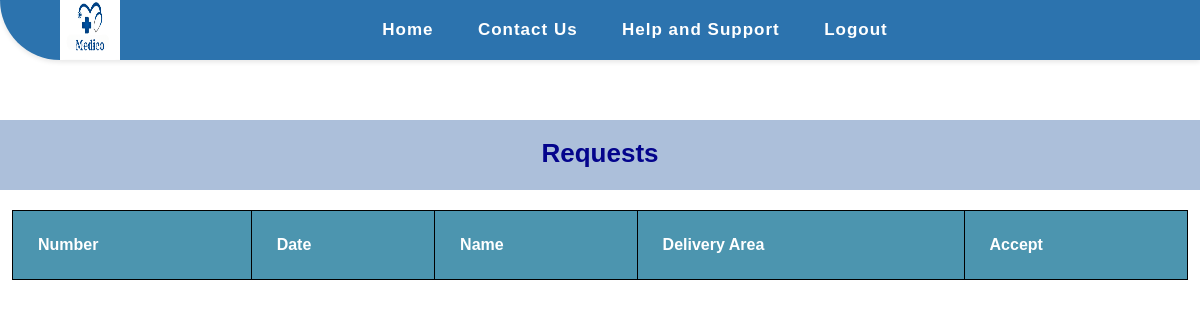
Page /requests.php (signed in) on the earlier database version.
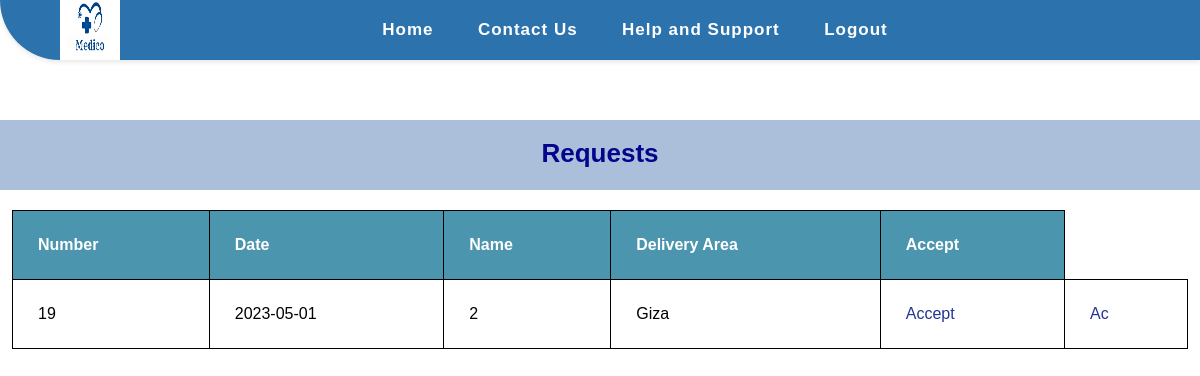
Same page on the later database version.
### tables this page shows
CREATE TABLE `images` (
  `id` int(11) NOT NULL,
  `patient_id` int(11) NOT NULL,
  `patient_address` varchar(255) NOT NULL,
  `date_of_order` date NOT NULL,
  `time_of_order` time NOT NULL,
  `image` mediumtext NOT NULL,
  `activity` varchar(255) NOT NULL
);

### requests.php (the view, shortened to what this page needs)
<?php
include "shared/conn.php";
if (isset($_SESSION['pharmacy'])) {
    $select = "SELECT * FROM `images` WHERE activity = 'yes' ";
    $sel = mysqli_query($connect , $select);
    ?>
<!DOCTYPE html>
<html lang="en">
<head>
    <link rel="stylesheet" href="CSS/footer.css">
    <link rel="stylesheet" href="CSS/pharmacy's view.css">
</head>
<body>
    <nav>
        <div class="logo">
            <a href="#"><img src="Images/medico.png" alt="Medico Logo"></a>
        </div>
        <ul class="nav-links">
            <li><a href="home.html">Home</a></li>
            <li><a href="#">Contact Us</a></li>
            <li><a href="#">Help and Support</a></li>
            <li><a href="home.html">Logout</a></li>
        </ul>
    </nav>
    <h1 class="h1_text" id="Requests">Requests</h1>
    <table>
        <thead>
            <tr>
                <th>Number</th>
                <th>Date</th>
                <th>Name</th>
                <th>Delivery Area</th>
                <th>Accept</th>
            </tr>
        </thead>
        <tbody>
            <?php foreach($sel as $s){  ?>
            <tr>
                <td><?php echo $s['id']; ?></td>
                <td><?php echo $s['date_of_order']; ?></td>
                <td><?php echo $s['patient_id']; ?></td>
                <td><?php echo $s['patient_address']; ?></td>
                <td><a href="sending_order_accepted.php?send=<?php echo $s['id']; ?>">Accept</a></td>
                <td><a href="requests.php?delete=<?php echo $s['id']; ?>">Ac</a></td>
            </tr>
            <?php } ?>
        </tbody>
    </table>
    <?php } ?>
</body>
</html>

### CSS/footer.css (style rules this page uses)
body { min-height: 100vh; }
a { color: #223593; text-decoration: none; }

### CSS/pharmacy's view.css (style rules this page uses)
* { padding: 0; margin: 0; box-sizing: border-box; font-family: 'Poppins', sans-serif; }
nav { display: flex; justify-content: space-between; align-items: center; background-color: #2c73ae; height: 60px; padding: 0 50px; box-shadow: 0px 2px 5px rgba(0, 0, 0, 0.1); border-bottom-left-radius: 60px; }
.logo { width: 60px; height: 60px; margin-left: 10px; }
.logo img { width: 100%; height: 100%; }
.nav-links { display: flex; justify-content: space-around; width: 50%; }
.nav-links li { list-style: none; }
.nav-links a { color: #ffffff; text-decoration: none; font-weight: bold; font-size: 17px; letter-spacing: 1px; }
.nav-links li { opacity: 1; transition: opacity 0.5s ease-in-out; margin: 10px 0; }
.h1_text { text-align: center; color: rgb(4, 4, 140); font-size: 26px; padding-top: 18px; font-weight: bold; margin-top: 60px; margin-bottom: 20px; background-color: #295aa063; height: 70px; }
table { border-collapse: collapse; width: 98%; margin: auto; }
th, td { text-align: left; padding: 25px; border: 1px solid black; }
th { background-color: #4c95af; color: white; }

Differences in the rows shown:
added images: id "19", date_of_order "2023-05-01", patient "2", patient_address "Giza"
